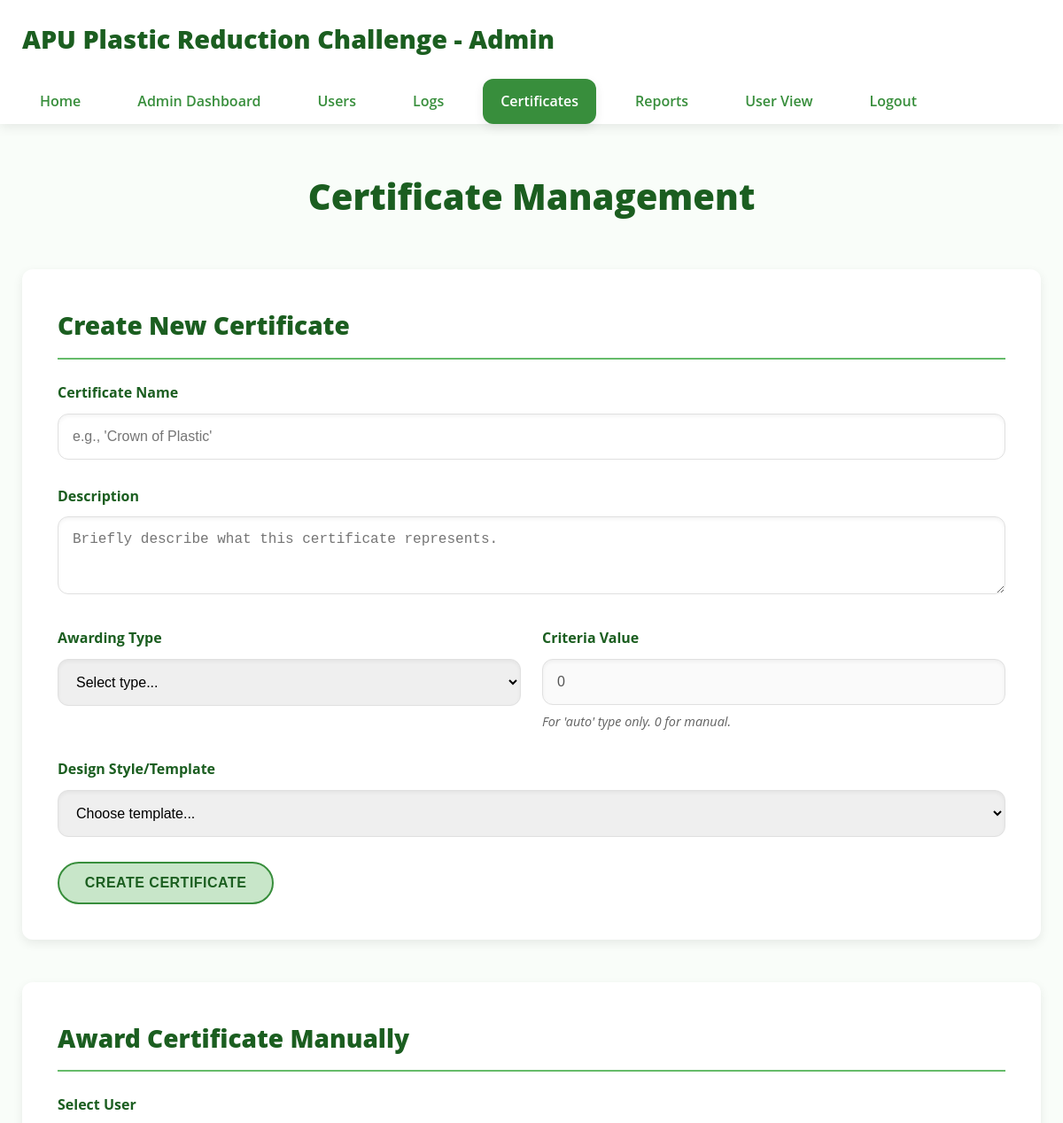
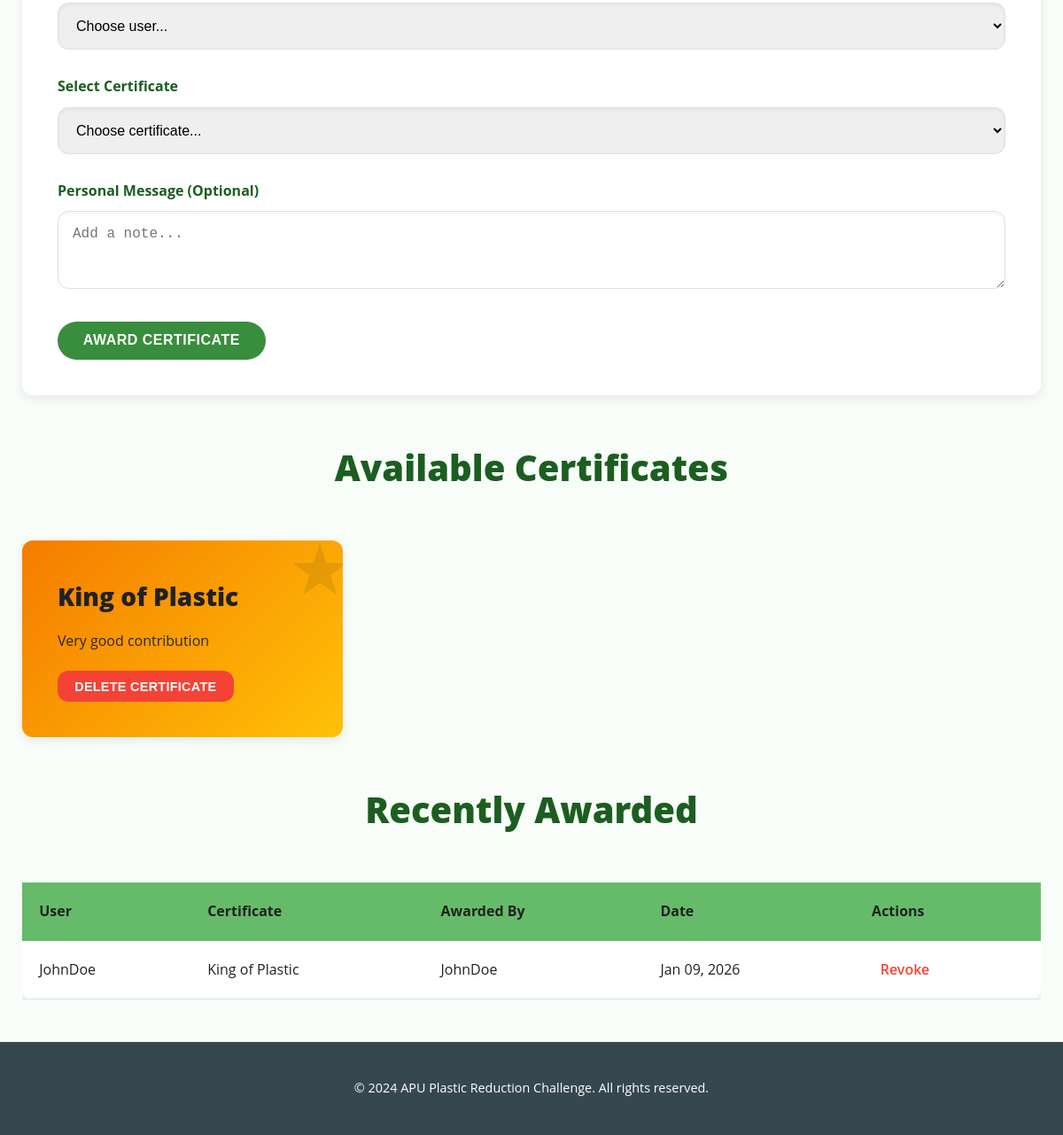
Screenshot of /admin/certificates.php (signed in) with the database file from the repository (2 pictures, top to bottom).
### tables this page shows
CREATE TABLE IF NOT EXISTS `certificates` (
  `certificate_id` int NOT NULL AUTO_INCREMENT,
  `name` varchar(100) NOT NULL,
  `description` text,
  `design_style` enum('professional','modern','classic') DEFAULT 'professional',
  `criteria_type` enum('manual','auto') DEFAULT 'manual',
  `criteria_value` int DEFAULT NULL,
  `created_at` timestamp NULL DEFAULT CURRENT_TIMESTAMP,
  PRIMARY KEY (`certificate_id`)
);

CREATE TABLE IF NOT EXISTS `user_certificates` (
  `user_certificate_id` int NOT NULL AUTO_INCREMENT,
  `user_id` int NOT NULL,
  `certificate_id` int NOT NULL,
  `awarded_date` timestamp NULL DEFAULT CURRENT_TIMESTAMP,
  `awarded_by` int NOT NULL,
  `personal_message` text,
  PRIMARY KEY (`user_certificate_id`),
  UNIQUE KEY `unique_user_cert` (`user_id`,`certificate_id`),
  KEY `certificate_id` (`certificate_id`),
  KEY `awarded_by` (`awarded_by`)
);

CREATE TABLE IF NOT EXISTS `users` (
  `user_id` int NOT NULL AUTO_INCREMENT,
  `username` varchar(50) NOT NULL,
  `email` varchar(100) NOT NULL,
  `password_hash` varchar(255) NOT NULL,
  `role` enum('guest','participant','admin') DEFAULT 'guest',
  `status` enum('active','inactive') DEFAULT 'active',
  `created_at` timestamp NULL DEFAULT CURRENT_TIMESTAMP,
  `last_login` timestamp NULL DEFAULT NULL,
  PRIMARY KEY (`user_id`),
  UNIQUE KEY `username` (`username`),
  UNIQUE KEY `email` (`email`),
  KEY `idx_username` (`username`),
  KEY `idx_email` (`email`)
);

### admin/certificates.php (the view, shortened to what this page needs)
<?php
$conn = getDBConnection();
$certificates = $conn->query("SELECT * FROM certificates ORDER BY certificate_id")->fetch_all(MYSQLI_ASSOC);
$awarded = $conn->query("
    SELECT uc.*, u.username, c.name as cert_name, a.username as awarded_by_name
    FROM user_certificates uc
    JOIN users u ON uc.user_id = u.user_id
    JOIN certificates c ON uc.certificate_id = c.certificate_id
    JOIN users a ON uc.awarded_by = a.user_id
    ORDER BY uc.awarded_date DESC
    LIMIT 20
")->fetch_all(MYSQLI_ASSOC);
?>
<!DOCTYPE html>
<html lang="en">
<head>
    <link rel="stylesheet" href="../css/style.css">
</head>
<body>
    <header class="main-header">
        <div class="container">
            <div class="header-content">
                <a href="dashboard.php" class="site-title">
                    <h1><?php echo SITE_NAME; ?> - Admin</h1>
                </a>
            </div>
            <nav class="main-nav">
                <a href="../index.php" class="nav-link">Home</a>
                <a href="dashboard.php" class="nav-link">Admin Dashboard</a>
                <a href="users.php" class="nav-link">Users</a>
                <a href="logs.php" class="nav-link">Logs</a>
                <a href="certificates.php" class="nav-link active">Certificates</a>
                <a href="reports.php" class="nav-link">Reports</a>
                <a href="../dashboard.php" class="nav-link">User View</a>
                <a href="?logout=1" class="nav-link">Logout</a>
            </nav>
        </div>
    </header>
    <main class="main-content">
        <div class="container">
            <h2 class="section-title">Certificate Management</h2>
            <div class="card form-create-certificate" style="margin-bottom: 3rem;">
                <h3 class="card-title">Create New Certificate</h3>
                <form method="POST" action="">
                    <div class="form-group">
                        <label for="cert_name">Certificate Name</label>
                        <input type="text" id="cert_name" name="name" required placeholder="e.g., 'Crown of Plastic'">
                    </div>
                    <div class="form-group">
                        <label for="cert_description">Description</label>
                        <textarea id="cert_description" name="description" rows="3" required placeholder="Briefly describe what this certificate represents."></textarea>
                    </div>
                    <div class="form-group form-row">
                        <div class="form-group-half">
                            <label for="criteria_type">Awarding Type</label>
                            <select id="criteria_type" name="criteria_type" required onchange="toggleCriteriaValue()">
                                <option value="">Select type...</option>
                            </select>
                        </div>
                        <div class="form-group-half">
                            <label for="criteria_value">Criteria Value</label>
                            <input type="number" id="criteria_value" name="criteria_value" value="0" min="0" placeholder="e.g., 5" disabled>
                            <small class="form-text-muted" id="criteria_help">For 'auto' type only. 0 for manual.</small>
                        </div>
                    </div>
                    <div class="form-group">
                        <label for="design_style">Design Style/Template</label>
                        <select id="design_style" name="design_style" required>
                            <option value="">Choose template...</option>
                        </select>
                    </div>
                    <button type="submit" name="create_certificate" class="btn btn-secondary">Create Certificate</button>
                </form>
            </div>
            <div class="card form-award-certificate">
                <h3 class="card-title">Award Certificate Manually</h3>
                <form method="POST" action="">
                    <div class="form-group">
                        <label for="user_id">Select User</label>
                        <select id="user_id" name="user_id" required>
                            <option value="">Choose user...</option>
                        </select>
                    </div>
                    <div class="form-group">
                        <label for="certificate_id">Select Certificate</label>
                        <select id="certificate_id" name="certificate_id" required>
                            <option value="">Choose certificate...</option>
                        </select>
                    </div>
                    <div class="form-group">
                        <label for="personal_message">Personal Message (Optional)</label>
                        <textarea id="personal_message" name="personal_message" rows="3" placeholder="Add a note..."></textarea>
                    </div>
                    <button type="submit" name="award_certificate" class="btn btn-primary">Award Certificate</button>
                </form>
            </div>
            <section style="margin-top: 3rem;">
                <h3 class="section-title">Available Certificates</h3>
                <div class="certificates-grid">
                    <?php foreach ($certificates as $cert): ?>
                        <div class="certificate-card certificate-<?php echo $cert['design_style']; ?>">
                            <h4><?php echo htmlspecialchars($cert['name']); ?></h4>
                            <p><?php echo htmlspecialchars($cert['description']); ?></p>
                            <div class="certificate-actions" style="margin-top:0.75rem;">
                                <form method="POST" action="" onsubmit="return confirm('Delete this certificate?');" style="display:inline;">
                                    <button type="submit" name="delete_certificate" class="btn btn-danger">Delete Certificate</button>
                                </form>
                            </div>
                        </div>
                    <?php endforeach; ?>
                </div>
            </section>
            <section style="margin-top: 3rem;">
                <h3 class="section-title">Recently Awarded</h3>
                <div class="table-responsive">
                    <table class="data-table">
                        <thead>
                            <tr>
                                <th>User</th>
                                <th>Certificate</th>
                                <th>Awarded By</th>
                                <th>Date</th>
                                <th>Actions</th>
                            </tr>
                        </thead>
                        <tbody>
                            <?php if (empty($awarded)): ?>
                                <tr>
                                    <td colspan="5" class="text-center">No certificates awarded yet</td>
                                </tr>
                            <?php else: ?>
                                <?php foreach ($awarded as $award): ?>
                                    <tr>
                                        <td><?php echo htmlspecialchars($award['username']); ?></td>
                                        <td><?php echo htmlspecialchars($award['cert_name']); ?></td>
                                        <td><?php echo htmlspecialchars($award['awarded_by_name']); ?></td>
                                        <td><?php echo date('M d, Y', strtotime($award['awarded_date'])); ?></td>
                                        <td>
                                            <a href="revoke_certificate.php?id=<?php echo $award['user_certificate_id']; ?>"
                                                class="action-link delete-link"
                                                onclick="return confirm('Revoke this certificate?');">Revoke</a>
                                        </td>
                                    </tr>
                                <?php endforeach; ?>
                            <?php endif; ?>
                        </tbody>
                    </table>
                </div>
            </section>
        </div>
    </main>
    <footer class="main-footer">
        <div class="container">
            <p>&copy; 2024 <?php echo SITE_NAME; ?>. All rights reserved.</p>
        </div>
    </footer>
</body>
</html>

### rows the page displays
certificates: name "King of Plastic", description "Very good contribution"
user_certificates: user.username "JohnDoe", certificate.name "King of Plastic", awarded_date "Jan 09, 2026"

### other values shown
SITE_NAME "APU Plastic Reduction Challenge"
